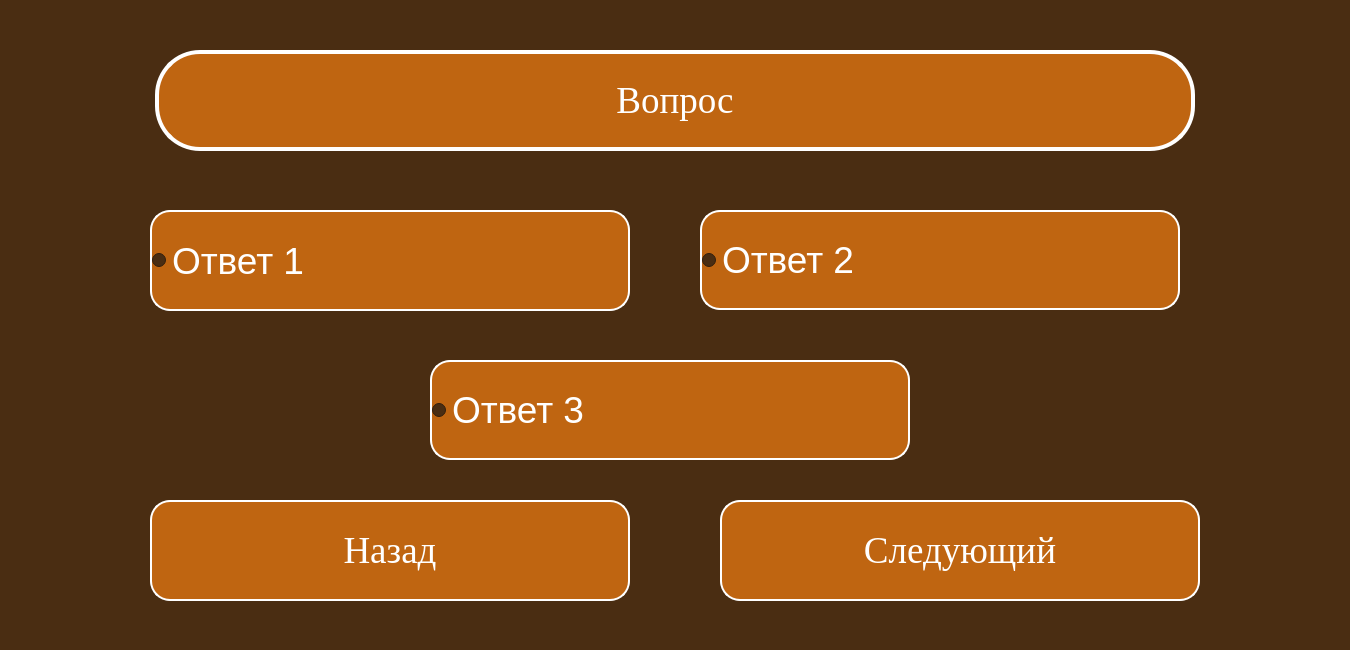
<?xml version="1.0" encoding="UTF-8"?>
<ui version="4.0">
 <class>Dialog</class>
 <widget class="QDialog" name="Dialog">
  <property name="geometry">
   <rect>
    <x>0</x>
    <y>0</y>
    <width>1350</width>
    <height>650</height>
   </rect>
  </property>
  <property name="windowTitle">
   <string>GeleosTest</string>
  </property>
  <property name="styleSheet">
   <string notr="true">background-color: rgb(74, 45, 18);
font-size:28pt;</string>
  </property>
  <widget class="QRadioButton" name="btn1">
   <property name="geometry">
    <rect>
     <x>150</x>
     <y>210</y>
     <width>480</width>
     <height>101</height>
    </rect>
   </property>
   <property name="minimumSize">
    <size>
     <width>480</width>
     <height>0</height>
    </size>
   </property>
   <property name="maximumSize">
    <size>
     <width>480</width>
     <height>16777215</height>
    </size>
   </property>
   <property name="font">
    <font>
     <pointsize>28</pointsize>
    </font>
   </property>
   <property name="styleSheet">
    <string notr="true">QRadioButton:unchecked {
color: white;
background-color: rgb(191, 101, 17);
border-radius: 20px;
border: 2px solid #ffffff;
font: 50pt &quot;Times New Roman&quot;;
}

QRadioButton:pressed {
color: rgb(191, 101, 17);
background-color: white;
border: 4px solid rgb(191, 101, 17);
font: 50pt &quot;Times New Roman&quot;;
}

QRadioButton:checked {
color: rgb(191, 101, 17);
background-color: white;
border: 4px solid rgb(191, 101, 17);
font: 50pt &quot;Times New Roman&quot;;
}</string>
   </property>
   <property name="text">
    <string>Ответ 1</string>
   </property>
  </widget>
  <widget class="QPushButton" name="nextButton">
   <property name="geometry">
    <rect>
     <x>720</x>
     <y>500</y>
     <width>480</width>
     <height>101</height>
    </rect>
   </property>
   <property name="font">
    <font>
     <family>Times New Roman</family>
     <pointsize>50</pointsize>
     <weight>50</weight>
     <italic>false</italic>
     <bold>false</bold>
    </font>
   </property>
   <property name="styleSheet">
    <string notr="true">QPushButton {
color: white;
background-color: rgb(191, 101, 17);
border-radius: 20px;
border: 2px solid #ffffff;
font: 50pt &quot;Times New Roman&quot;;
}

QPushButton:pressed {
color: rgb(191, 101, 17);
background-color: white;
border: 4px solid rgb(191, 101, 17);
font: 50pt &quot;Times New Roman&quot;;
}</string>
   </property>
   <property name="text">
    <string>Следующий</string>
   </property>
  </widget>
  <widget class="QLabel" name="label">
   <property name="geometry">
    <rect>
     <x>155</x>
     <y>50</y>
     <width>1040</width>
     <height>101</height>
    </rect>
   </property>
   <property name="font">
    <font>
     <family>Times New Roman</family>
     <pointsize>50</pointsize>
     <weight>50</weight>
     <italic>false</italic>
     <bold>false</bold>
    </font>
   </property>
   <property name="styleSheet">
    <string notr="true">font: 50pt &quot;Times New Roman&quot;;
color: white;
background-color: rgb(191, 101, 17);
border-radius: 45px;
border: 4px solid #ffffff;</string>
   </property>
   <property name="text">
    <string>Вопрос</string>
   </property>
   <property name="scaledContents">
    <bool>false</bool>
   </property>
   <property name="alignment">
    <set>Qt::AlignCenter</set>
   </property>
   <property name="wordWrap">
    <bool>true</bool>
   </property>
  </widget>
  <widget class="QRadioButton" name="btn3">
   <property name="geometry">
    <rect>
     <x>430</x>
     <y>360</y>
     <width>480</width>
     <height>100</height>
    </rect>
   </property>
   <property name="font">
    <font>
     <pointsize>28</pointsize>
    </font>
   </property>
   <property name="styleSheet">
    <string notr="true">QRadioButton:unchecked {
color: white;
background-color: rgb(191, 101, 17);
border-radius: 20px;
border: 2px solid #ffffff;
font: 50pt &quot;Times New Roman&quot;;
}

QRadioButton:pressed {
color: rgb(191, 101, 17);
background-color: white;
border: 4px solid rgb(191, 101, 17);
font: 50pt &quot;Times New Roman&quot;;
}

QRadioButton:checked {
color: rgb(191, 101, 17);
background-color: white;
border: 4px solid rgb(191, 101, 17);
font: 50pt &quot;Times New Roman&quot;;
}</string>
   </property>
   <property name="text">
    <string>Ответ 3</string>
   </property>
  </widget>
  <widget class="QRadioButton" name="btn2">
   <property name="geometry">
    <rect>
     <x>700</x>
     <y>210</y>
     <width>480</width>
     <height>100</height>
    </rect>
   </property>
   <property name="font">
    <font>
     <pointsize>28</pointsize>
    </font>
   </property>
   <property name="styleSheet">
    <string notr="true">QRadioButton:unchecked {
color: white;
background-color: rgb(191, 101, 17);
border-radius: 20px;
border: 2px solid #ffffff;
font: 50pt &quot;Times New Roman&quot;;
}

QRadioButton:pressed {
color: rgb(191, 101, 17);
background-color: white;
border: 4px solid rgb(191, 101, 17);
font: 50pt &quot;Times New Roman&quot;;
}

QRadioButton:checked {
color: rgb(191, 101, 17);
background-color: white;
border: 4px solid rgb(191, 101, 17);
font: 50pt &quot;Times New Roman&quot;;
}</string>
   </property>
   <property name="text">
    <string>Ответ 2</string>
   </property>
  </widget>
  <widget class="QPushButton" name="behindButton">
   <property name="geometry">
    <rect>
     <x>150</x>
     <y>500</y>
     <width>480</width>
     <height>101</height>
    </rect>
   </property>
   <property name="font">
    <font>
     <family>Times New Roman</family>
     <pointsize>50</pointsize>
     <weight>50</weight>
     <italic>false</italic>
     <bold>false</bold>
    </font>
   </property>
   <property name="styleSheet">
    <string notr="true">QPushButton {
color: white;
background-color: rgb(191, 101, 17);
border-radius: 20px;
border: 2px solid #ffffff;
font: 50pt &quot;Times New Roman&quot;;
}

QPushButton:pressed {
color: rgb(191, 101, 17);
background-color: white;
border: 4px solid rgb(191, 101, 17);
font: 50pt &quot;Times New Roman&quot;;
}</string>
   </property>
   <property name="text">
    <string>Назад</string>
   </property>
  </widget>
 </widget>
 <resources/>
 <connections/>
</ui>
